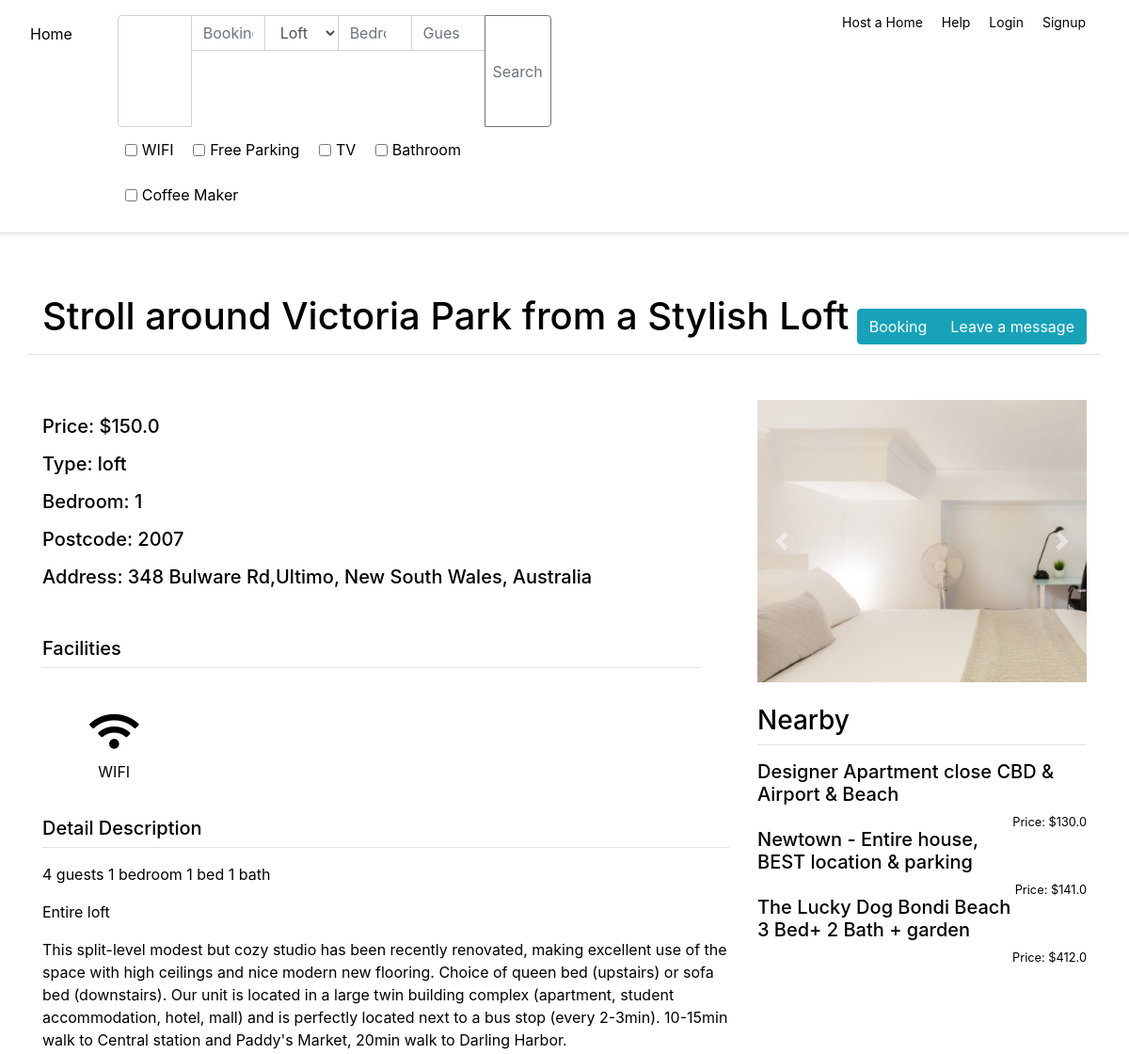
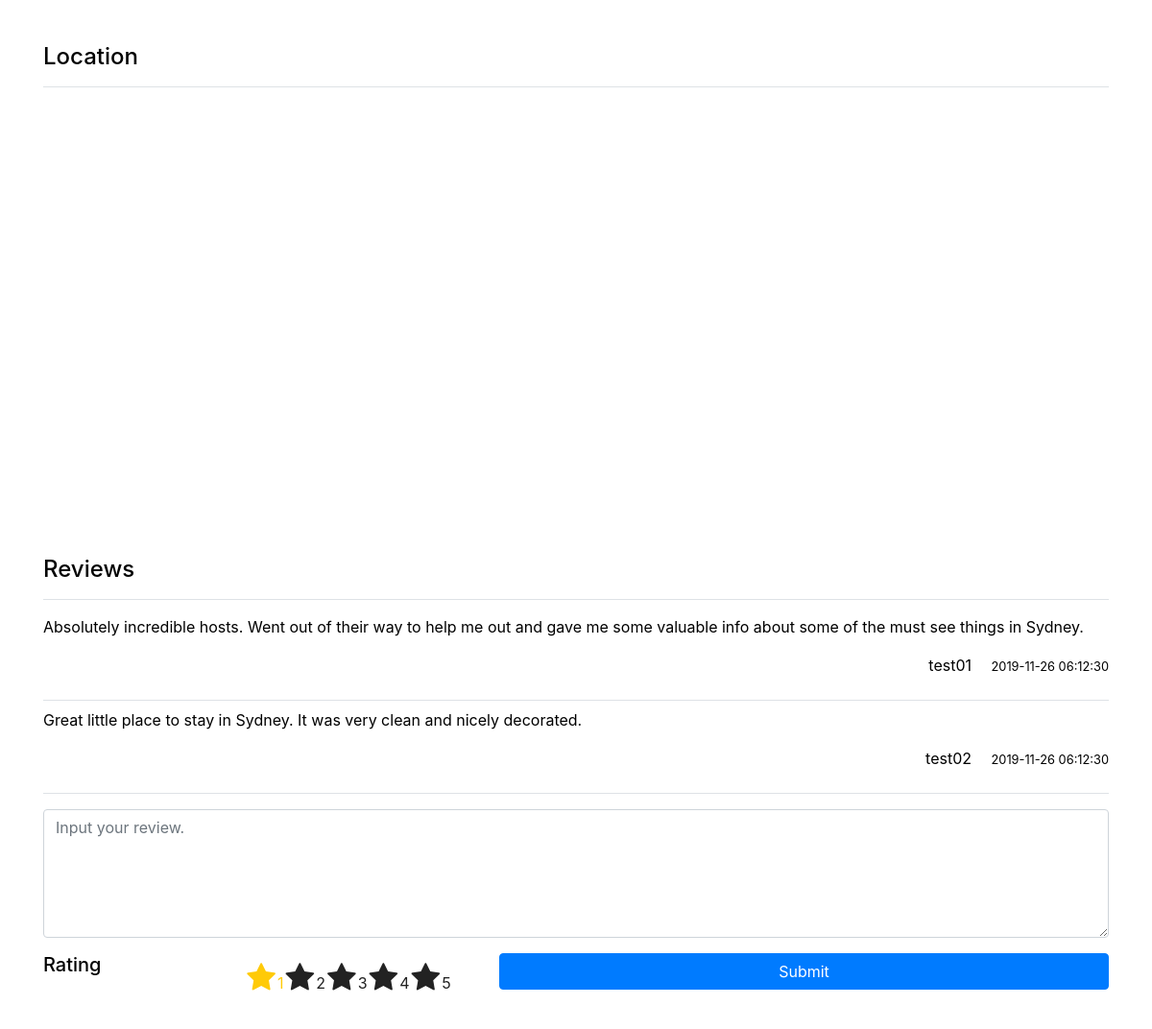
/apartment/1, run on the app's committed database (2 pictures, top to bottom).
### model.py (models this page shows, shortened)
class Apartment(db.Model):
    __tablename__ = 'apartment'
    id = Column(Integer, autoincrement= True, primary_key= True)
    a_name = Column(String(126))
    location = Column(String())
    address = Column(String(126))
    postcode = Column(String(16))
    longtitude = Column(Float)
    altitude = Column(Float)
    price = Column(Float)
    type = Column(String)
    guest = Column(SmallInteger)
    bedroom = Column(SmallInteger)
    wifi = Column(Boolean)
    parking = Column(Boolean)
    tv = Column(Boolean)
    bathroom = Column(Boolean)
    coffee = Column(Boolean)
    description = Column(Text)
    owner_id = Column(Integer, ForeignKey('user.id'))
    owner = relationship('User', backref='apartments')

class Review(db.Model):
    __tablename__ = 'review'
    id = Column(Integer, autoincrement= True, primary_key= True)
    created_at = Column(DateTime, default= func.current_timestamp())
    score= Column(Float())
    user_id = Column(Integer, ForeignKey('user.id'))
    apartment_id = Column(Integer, ForeignKey('apartment.id'))
    content = Column(Text)
    apartment = relationship('Apartment', backref='reviews')
    user = relationship('User', backref='reviews')

class User(db.Model, UserMixin):
    __tablename__ = 'user'
    id= Column(Integer, autoincrement= True, primary_key= True)
    username = Column(String(126))
    password_hash= Column(String(126))
    email = Column(String(126))
    phone = Column(String(126))

### routes.py (the view)
@app.route('/apartment/<int:id>', methods=['GET'])
def apartment(id):
    apartment = Apartment.query.filter_by(id=id).one_or_none()
    if apartment:
        apartment.imgs = get_imgs(apartment.id)
        apartment.nearby = Apartment.query.filter(Apartment.altitude.between(apartment.altitude-.1, apartment.altitude+.1))\
                                            .filter(Apartment.longtitude.between(apartment.longtitude-.1, apartment.longtitude+.1))\
                                            .filter(Apartment.id != apartment.id).limit(3).all()
        return render_template('apartment.html', data= apartment)
    else:
        abort(404, 'Not Found Such Infomation.')

### routes.py (called while the page is built)
def get_imgs(id):
    imagepath = path.join(current_app.static_folder, 'upload', str(id))
    return list(filter(lambda x: x.find('.jpg') != -1, listdir(imagepath)))

### templates/apartment.html (shortened to what this page needs)
{% extends "base.html" %}
{% block stylesheets %}
    {{super()}}
    <link href="{{url_for('static', filename='css/search.css') }}" rel="stylesheet"/>
{% endblock stylesheets %}
{% block body %}
<div class="d-flex flex-column flex-md-row p-3 px-md-4 mb-3 bg-white border-bottom shadow-sm">
    {% include 'components/searchbar.html' %}
    {% include 'components/nav.html' %}
</div>
<div class="container" style="height: 300px">
    <div class="row">
        <div class="col-12 my-5 pb-2 border-bottom">
            <h1 class="pull-left">{{data.a_name}}</h1>
            <span class="d-flex pull-right mt-3">
                <div class="btn-group">
                    <a class="btn btn-info" href="{{url_for('booking', id= data.id)}}">Booking</a>
                    <a class="btn btn-info" href="{{url_for('add_message', id = data.id)}}">Leave a message</a>
                </div>
            </span>
        </div>
        <div class="col-8">
            <p><h5>Price: ${{data.price}}</h5></p>
            <p><h5>Type: {{data.type}}</h5></p>
            <p><h5>Bedroom: {{ data.bedroom }}</h5></p>
            <p><h5>Postcode: {{data.postcode}}</h5></p>
            <p><h5>Address: {{data.address}}</h5></p>
            <div class="w-100 row my-4 py-1 icons">
                <div class="col-12 text-left"><h5 class="border-bottom py-2 my-3">Facilities</h5></div>
                {% if data.wifi %}
                <div class="col-3">
                    <i class="fa fa-wifi"></i>
                    <div>WIFI</div>
                </div>
                {% endif %}
            </div>
            <h5 class="border-bottom py-2 my-3">Detail Description</h5>
            {{ data.description | safe }}
        </div>
        <div class="col-4">
            <div id="images" class="carousel slide bg-slide" data-ride="carousel">
                <div class="carousel-inner">
                    {% for d in data.imgs %}
                        <div class="carousel-item {%if loop.first%}active {%endif%}">
                            <img src="{{ url_for('static', filename='upload/'+ data.id | string +'/'+ d)}}"  class="d-block "></img>
                        </div>
                    {% endfor %}
              </div>
                <a class="carousel-control-prev" href="#images" role="button" data-slide="prev">
                    <span class="carousel-control-prev-icon" aria-hidden="true"></span>
                  </a>
                  <a class="carousel-control-next" href="#images" role="button" data-slide="next">
                    <span class="carousel-control-next-icon" aria-hidden="true"></span>
                  </a>
            </div>
            <div class="mt-3">
                <h3 class="border-bottom py-2">Nearby</h3>
                {% if data.nearby %}
                    {% for a in data.nearby %}
                        <div class="py-2">
                            <a href="{{url_for('apartment', id=a.id)}}"><h5>{{ a.a_name }}</h5></a><small class="pull-right">Price: ${{ a.price }}</small>
                        </div>
                    {% endfor %}
                {% else %}
                    <div class="my-2">No aparment nearby</div>
                {% endif %}
            </div>
        </div>
        <div class="col-12 my-3">
            <h4 class="border-bottom py-3">Location</h4>
            <div class="w-100" style="height: 400px" id="map"></div>
        </div>
        <div class="col-12 my-5 pb-2">
            <h4 class=" border-bottom py-3">Reviews</h4>
            <div>
                {% if data.reviews %}
                    {% for d in data.reviews %}
                        <div class="border-bottom pb-5 pt-2">
                            <div class="card-content mb-3">{{ d.content }}</div>
                            <div class="pull-right">
                                <span class="mr-3">{{ d.user.username }}</span>
                                <small>{{ d.created_at }}</small>
                            </div>
                        </div>
                    {% endfor %}
                {% else %}
                    <div class="py-3">No Reviews</div>
                {% endif %}
                <div class="pt-3">
                    <form action="{{ url_for('add_review', id=data.id) }}" method="post">
                        <div class="form-group">
                            <textarea rows="5" id="content" name="content" class="form-control" placeholder="Input your review."></textarea>
                        </div>
                        <div class="row">
                            <div class="col-2">
                                <span class="h5 pt-1">Rating</span>
                            </div>
                            <div class="col-3">
                                <div class="starrating risingstar d-flex justify-content-center flex-row-reverse">
                                    <input type="radio" id="star5" name="rating" value="5" /><label for="star5" title="5 star">5</label>
                                    <input type="radio" id="star4" name="rating" value="4" /><label for="star4" title="4 star">4</label>
                                    <input type="radio" id="star3" name="rating" value="3" /><label for="star3" title="3 star">3</label>
                                    <input type="radio" id="star2" name="rating" value="2" /><label for="star2" title="2 star">2</label>
                                    <input type="radio" id="star1" name="rating" value="1" checked/><label for="star1" title="1 star">1</label>
                                </div>
                            </div>
                            <div class="col-7">
                                <button class="btn btn-block btn-primary">Submit</button>
                            </div>
                        </div>
                    </form>
                </div>
            </div>
        </div>
    </div>
</div>
{% endblock body %}

### templates/base.html (shortened to what this page needs)
<!DOCTYPE html>
<html lang="en">
  <head>
    {% block head %}
      {% block stylesheets %}
        <link href="https://stackpath.bootstrapcdn.com/bootstrap/4.3.1/css/bootstrap.min.css" rel="stylesheet" />
        <link href="https://stackpath.bootstrapcdn.com/font-awesome/4.7.0/css/font-awesome.min.css" rel="stylesheet"/>
        <link href="https://cdnjs.cloudflare.com/ajax/libs/font-awesome/5.11.2/css/all.min.css" rel="stylesheet"/>
        <link href="https://cdnjs.cloudflare.com/ajax/libs/bootstrap-datepicker/1.9.0/css/bootstrap-datepicker.css" rel="stylesheet"/>
        <link href="https://cdnjs.cloudflare.com/ajax/libs/bootstrap-daterangepicker/3.0.5/daterangepicker.css" rel="stylesheet"/>
        <link href="{{ url_for('static', filename='css/main.css') }}" rel="stylesheet"/>
      {% endblock stylesheets %}
    {% endblock head %}
  </head>
  <body>
    {% block body %}{% endblock body %}
  </body>
</html>

### templates/components/searchbar.html (shortened to what this page needs)
<a href="/" class="my-2 mr-5 ml-2"> Home</a>
<form method="post" style="width: 40%" action="{{url_for('search')}}" >
    <div class="input-group px-10">
        <select class="form-control location" name="location"
                            placeholder="Apartment Location"
                            data-url="{{url_for('auto_complete') }}" autocomplete="off" size="5"></select>
        <input type="text" class="daterange form-control" id="daterange" name="daterange" placeholder="Booking Range"/>
        <select class="form-control" id="type" name="type">
            <option value="loft">Loft</option>
        </select>
        <input type="number" class="form-control" width="10%" step="1" min="1" max="100" id="bedroom" name="bedroom" placeholder="Bedroom">
        <input type="number" class="form-control" width="10%" step="1" min="1" max="100" id="guest" name="guest" placeholder="Guest">
         <div class="input-group-append">
            <button class="btn  btn-outline-secondary px-2" type="submit">Search</button>
         </div>
     </div>
    <div class="form-check form-check-inline mx-2 my-1">
        <input class="form-check-input" type="checkbox" id="wifi" value='1' name="wifi">
        <label class="form-ckeck-label mt-2" for="wifi">WIFI</label>
    </div>
    <div class="form-check form-check-inline mx-2 my-1">
        <input class="form-check-input" type="checkbox" id="parking" value='1' name="parking">
        <label class="form-ckeck-label mt-2" for="parking">Free Parking</label>
    </div>
    <div class="form-check form-check-inline mx-2 my-1">
        <input class="form-check-input" type="checkbox" id="tv" value='1' name="tv">
        <label class="form-ckeck-label mt-2" for="tv">TV</label>
    </div>
    <div class="form-check form-check-inline mx-2 my-1">
        <input class="form-check-input" type="checkbox" id="bathroom" value='1' name="bathroom">
        <label class="form-ckeck-label mt-2" for="bathroom">Bathroom</label>
    </div>
    <div class="form-check form-check-inline mx-2 my-1">
        <input class="form-check-input" type="checkbox" id="coffee" value='1' name="coffee">
        <label class="form-ckeck-label mt-2" for="coffee">Coffee Maker</label>
    </div>
</form>

### templates/components/nav.html (shortened to what this page needs)
<nav >
    <ul class="my-2 navbar ">
        {% if current_user.is_authenticated and current_user.is_owner%}
            <li class="nar-item"><a href="{{url_for('apartments')}}">My apartments</a></li>
        {% else %}
            <li class="nar-item"><a href="{{url_for('add_apartment')}}">Host a Home</a></li>
        {% endif %}
        <li class="nar-item"><a href="{{ url_for('help') }}">Help</a></li>
        {% if current_user.is_authenticated %}
            <li class="nar-item"><a href="{{ url_for('orders') }}">Orders</a></li>
            <li class="nav-bar"><a href="{{ url_for('reviews') }}">Reviews</a></li>
            <li class="nav-bar dropdown">
                <a class="nav-link dropdown-toggle" href="#" id="message" data-toggle="dropdown" aria-haspopup="true" aria-expanded="false" data-offset="-300, 20">Message</a>
                <div class="dropdown-menu" style="width: 200px" aria-labelledby="message">
                    {%  if current_user.messages %}
                        {% for m in current_user.messages  %}
                            <a href="{{url_for('message', id=m.id)}}"><div class="p-3">{{m.content}} <small class="pull-right my-1">{{ m.from_user.username }}</small></div></a>
                            {% if not loop.last %}
                                <div class="dropdown-divider"></div>
                            {% endif %}
                        {% endfor %}
                    {% else %}
                        <div class="my-2 text-center"><h5>No Messages</h5></div>
                    {% endif  %}
                </div>
            </li>
            <li class="nav-bar"><a href="{{ url_for('logout')}}">Logout</a> </li>
        {% else %}
            <li class="nav-bar"><a href="{{ url_for('login') }}">Login</a></li>
            <li class="nav-bar"><a href="{{ url_for('signup') }}">Signup</a></li>
        {% endif %}
    </ul>
</nav>

### static/css/main.css (style rules this page uses)
body { min-width: 95vw; min-height: 75vh; }
* { text-decoration: none; color: black; }
a,a:hover { color: black; }
nav ul { position: absolute!important; top: -15px; right: 20px; }
nav ul li { display: inline; padding: 10px 10px; }
li a { font-size: 14px; color: black; }
.starrating > label:before { content: "\f005"; margin: 2px; font-size: 2em; font-family: FontAwesome; display: inline-block; }
.starrating > label { color: #222222; }
.starrating > input:checked ~ label { color: #ffca08 ; }

### static/css/search.css (style rules this page uses)
.carousel-item img { max-height: 300px; width: auto!important; margin: auto; }
.bg-slide { background-color: rgba(100,100,100,0.3); }
.icons { text-align: center; }
.icons div i { font-size: 42px; margin-top: 30px; margin-bottom: 10px; }

### data on the page
Apartment: a_name "Stroll around Victoria Park from a Stylish Loft", price "150.0", type "loft", bedroom "1", postcode "2007", address "348 Bulware Rd,Ultimo, New South Wales, Australia", description "4 guests 1 bedroom 1 bed 1 bath Entire loft This split-level modest but cozy studio has been recently renovated, making excellent use of the space with high ceilings and nice modern new flooring. Choice of queen bed (upstairs) or sofa bed (downstairs). Our unit is located in a large twin building complex (apartment, student accommodation, hotel, mall) and is perfectly located next to a bus stop (every 2-3min). 10-15min walk to Central station and Paddy's Market, 20min walk to Darling Harbor."
Apartment: a_name "Designer Apartment close CBD & Airport & Beach", price "130.0"
Apartment: a_name "Newtown - Entire house, BEST location & parking", price "141.0"
Apartment: a_name "The Lucky Dog Bondi Beach 3 Bed+ 2 Bath + garden", price "412.0"
Review: content "Absolutely incredible hosts. Went out of their way to help me out and gave me some valuable info about some of the must see things in Sydney.", user.username "test01", created_at "2019-11-26 06:12:30"
Review: content "Great little place to stay in Sydney. It was very clean and nicely decorated.", user.username "test02", created_at "2019-11-26 06:12:30"
